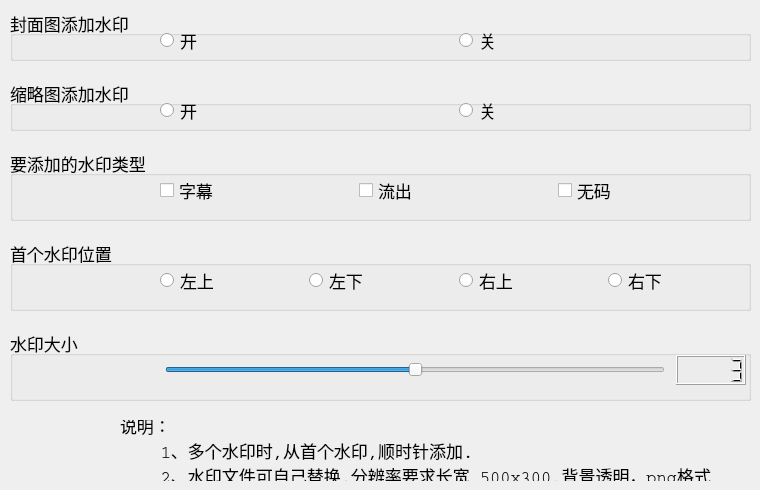
      <widget class="QWidget" name="tab4">
       <attribute name="title">
        <string>水印设置</string>
       </attribute>
       <widget class="QGroupBox" name="groupBox_14">
        <property name="geometry">
         <rect>
          <x>10</x>
          <y>150</y>
          <width>741</width>
          <height>71</height>
         </rect>
        </property>
        <property name="font">
         <font>
          <family>Courier</family>
          <pointsize>13</pointsize>
          <weight>50</weight>
          <italic>false</italic>
          <bold>false</bold>
         </font>
        </property>
        <property name="styleSheet">
         <string notr="true">font:&quot;Courier&quot;;</string>
        </property>
        <property name="title">
         <string>要添加的水印类型</string>
        </property>
        <widget class="QWidget" name="horizontalLayoutWidget_3">
         <property name="geometry">
          <rect>
           <x>150</x>
           <y>20</y>
           <width>591</width>
           <height>41</height>
          </rect>
         </property>
         <layout class="QHBoxLayout" name="horizontalLayout_5">
          <item>
           <widget class="QCheckBox" name="checkBox_sub">
            <property name="sizePolicy">
             <sizepolicy hsizetype="Minimum" vsizetype="Maximum">
              <horstretch>0</horstretch>
              <verstretch>0</verstretch>
             </sizepolicy>
            </property>
            <property name="minimumSize">
             <size>
              <width>100</width>
              <height>30</height>
             </size>
            </property>
            <property name="font">
             <font>
              <family>Courier</family>
              <pointsize>13</pointsize>
              <weight>50</weight>
              <italic>false</italic>
              <bold>false</bold>
             </font>
            </property>
            <property name="text">
             <string>字幕</string>
            </property>
           </widget>
          </item>
          <item>
           <widget class="QCheckBox" name="checkBox_leak">
            <property name="sizePolicy">
             <sizepolicy hsizetype="Minimum" vsizetype="Maximum">
              <horstretch>0</horstretch>
              <verstretch>0</verstretch>
             </sizepolicy>
            </property>
            <property name="minimumSize">
             <size>
              <width>100</width>
              <height>30</height>
             </size>
            </property>
            <property name="font">
             <font>
              <family>Courier</family>
              <pointsize>13</pointsize>
              <weight>50</weight>
              <italic>false</italic>
              <bold>false</bold>
             </font>
            </property>
            <property name="text">
             <string>流出</string>
            </property>
           </widget>
          </item>
          <item>
           <widget class="QCheckBox" name="checkBox_uncensored">
            <property name="sizePolicy">
             <sizepolicy hsizetype="Minimum" vsizetype="Maximum">
              <horstretch>0</horstretch>
              <verstretch>0</verstretch>
             </sizepolicy>
            </property>
            <property name="minimumSize">
             <size>
              <width>100</width>
              <height>30</height>
             </size>
            </property>
            <property name="font">
             <font>
              <family>Courier</family>
              <pointsize>13</pointsize>
              <weight>50</weight>
              <italic>false</italic>
              <bold>false</bold>
             </font>
            </property>
            <property name="text">
             <string>无码</string>
            </property>
           </widget>
          </item>
         </layout>
        </widget>
       </widget>
       <widget class="QGroupBox" name="groupBox_19">
        <property name="geometry">
         <rect>
          <x>10</x>
          <y>240</y>
          <width>741</width>
          <height>71</height>
         </rect>
        </property>
        <property name="font">
         <font>
          <family>Courier</family>
          <pointsize>13</pointsize>
          <weight>50</weight>
          <italic>false</italic>
          <bold>false</bold>
         </font>
        </property>
        <property name="styleSheet">
         <string notr="true">font:&quot;Courier&quot;;</string>
        </property>
        <property name="title">
         <string>首个水印位置</string>
        </property>
        <widget class="QWidget" name="horizontalLayoutWidget_2">
         <property name="geometry">
          <rect>
           <x>150</x>
           <y>20</y>
           <width>591</width>
           <height>41</height>
          </rect>
         </property>
         <layout class="QHBoxLayout" name="horizontalLayout_4">
          <item>
           <widget class="QRadioButton" name="radioButton_top_left">
            <property name="sizePolicy">
             <sizepolicy hsizetype="Minimum" vsizetype="Maximum">
              <horstretch>0</horstretch>
              <verstretch>0</verstretch>
             </sizepolicy>
            </property>
            <property name="minimumSize">
             <size>
              <width>0</width>
              <height>30</height>
             </size>
            </property>
            <property name="font">
             <font>
              <family>Courier</family>
              <pointsize>13</pointsize>
              <weight>50</weight>
              <italic>false</italic>
              <bold>false</bold>
             </font>
            </property>
            <property name="text">
             <string>左上</string>
            </property>
           </widget>
          </item>
          <item>
           <widget class="QRadioButton" name="radioButton_bottom_left">
            <property name="sizePolicy">
             <sizepolicy hsizetype="Minimum" vsizetype="Maximum">
              <horstretch>0</horstretch>
              <verstretch>0</verstretch>
             </sizepolicy>
            </property>
            <property name="minimumSize">
             <size>
              <width>0</width>
              <height>30</height>
             </size>
            </property>
            <property name="font">
             <font>
              <family>Courier</family>
              <pointsize>13</pointsize>
              <weight>50</weight>
              <italic>false</italic>
              <bold>false</bold>
             </font>
            </property>
            <property name="text">
             <string>左下</string>
            </property>
           </widget>
          </item>
          <item>
           <widget class="QRadioButton" name="radioButton_top_right">
            <property name="sizePolicy">
             <sizepolicy hsizetype="Minimum" vsizetype="Maximum">
              <horstretch>0</horstretch>
              <verstretch>0</verstretch>
             </sizepolicy>
            </property>
            <property name="minimumSize">
             <size>
              <width>0</width>
              <height>30</height>
             </size>
            </property>
            <property name="font">
             <font>
              <family>Courier</family>
              <pointsize>13</pointsize>
              <weight>50</weight>
              <italic>false</italic>
              <bold>false</bold>
             </font>
            </property>
            <property name="text">
             <string>右上</string>
            </property>
           </widget>
          </item>
          <item>
           <widget class="QRadioButton" name="radioButton_bottom_right">
            <property name="sizePolicy">
             <sizepolicy hsizetype="Minimum" vsizetype="Maximum">
              <horstretch>0</horstretch>
              <verstretch>0</verstretch>
             </sizepolicy>
            </property>
            <property name="minimumSize">
             <size>
              <width>0</width>
              <height>30</height>
             </size>
            </property>
            <property name="font">
             <font>
              <family>Courier</family>
              <pointsize>13</pointsize>
              <weight>50</weight>
              <italic>false</italic>
              <bold>false</bold>
             </font>
            </property>
            <property name="text">
             <string>右下</string>
            </property>
           </widget>
          </item>
         </layout>
        </widget>
       </widget>
       <widget class="QGroupBox" name="groupBox_21">
        <property name="geometry">
         <rect>
          <x>10</x>
          <y>330</y>
          <width>741</width>
          <height>71</height>
         </rect>
        </property>
        <property name="font">
         <font>
          <family>Courier</family>
          <pointsize>13</pointsize>
          <weight>50</weight>
          <italic>false</italic>
          <bold>false</bold>
         </font>
        </property>
        <property name="styleSheet">
         <string notr="true">font:&quot;Courier&quot;;</string>
        </property>
        <property name="title">
         <string>水印大小</string>
        </property>
        <widget class="QWidget" name="horizontalLayoutWidget_4">
         <property name="geometry">
          <rect>
           <x>150</x>
           <y>20</y>
           <width>591</width>
           <height>41</height>
          </rect>
         </property>
         <layout class="QHBoxLayout" name="horizontalLayout_6">
          <item>
           <widget class="QSlider" name="horizontalSlider_mark_size">
            <property name="sizePolicy">
             <sizepolicy hsizetype="Fixed" vsizetype="Fixed">
              <horstretch>0</horstretch>
              <verstretch>0</verstretch>
             </sizepolicy>
            </property>
            <property name="minimumSize">
             <size>
              <width>400</width>
              <height>30</height>
             </size>
            </property>
            <property name="maximumSize">
             <size>
              <width>500</width>
              <height>30</height>
             </size>
            </property>
            <property name="minimum">
             <number>1</number>
            </property>
            <property name="maximum">
             <number>5</number>
            </property>
            <property name="pageStep">
             <number>1</number>
            </property>
            <property name="value">
             <number>3</number>
            </property>
            <property name="orientation">
             <enum>Qt::Horizontal</enum>
            </property>
           </widget>
          </item>
          <item>
           <widget class="QLCDNumber" name="lcdNumber_mark_size">
            <property name="sizePolicy">
             <sizepolicy hsizetype="Fixed" vsizetype="Maximum">
              <horstretch>0</horstretch>
              <verstretch>0</verstretch>
             </sizepolicy>
            </property>
            <property name="minimumSize">
             <size>
              <width>30</width>
              <height>30</height>
             </size>
            </property>
            <property name="maximumSize">
             <size>
              <width>70</width>
              <height>30</height>
             </size>
            </property>
            <property name="intValue" stdset="0">
             <number>3</number>
            </property>
           </widget>
          </item>
         </layout>
        </widget>
       </widget>
       <widget class="QGroupBox" name="groupBox_20">
        <property name="geometry">
         <rect>
          <x>10</x>
          <y>10</y>
          <width>741</width>
          <height>51</height>
         </rect>
        </property>
        <property name="font">
         <font>
          <family>Courier</family>
          <pointsize>13</pointsize>
          <weight>50</weight>
          <italic>false</italic>
          <bold>false</bold>
         </font>
        </property>
        <property name="styleSheet">
         <string notr="true">font:&quot;Courier&quot;;</string>
        </property>
        <property name="title">
         <string>封面图添加水印</string>
        </property>
        <widget class="QWidget" name="horizontalLayoutWidget_5">
         <property name="geometry">
          <rect>
           <x>150</x>
           <y>10</y>
           <width>591</width>
           <height>41</height>
          </rect>
         </property>
         <layout class="QHBoxLayout" name="horizontalLayout_7">
          <item>
           <widget class="QRadioButton" name="radioButton_poster_mark_on">
            <property name="sizePolicy">
             <sizepolicy hsizetype="Minimum" vsizetype="Fixed">
              <horstretch>0</horstretch>
              <verstretch>0</verstretch>
             </sizepolicy>
            </property>
            <property name="minimumSize">
             <size>
              <width>150</width>
              <height>30</height>
             </size>
            </property>
            <property name="font">
             <font>
              <family>Courier</family>
              <pointsize>13</pointsize>
              <weight>50</weight>
              <italic>false</italic>
              <bold>false</bold>
             </font>
            </property>
            <property name="text">
             <string>开</string>
            </property>
           </widget>
          </item>
          <item>
           <widget class="QRadioButton" name="radioButton_poster_mark_off">
            <property name="sizePolicy">
             <sizepolicy hsizetype="Minimum" vsizetype="Fixed">
              <horstretch>0</horstretch>
              <verstretch>0</verstretch>
             </sizepolicy>
            </property>
            <property name="minimumSize">
             <size>
              <width>150</width>
              <height>30</height>
             </size>
            </property>
            <property name="font">
             <font>
              <family>Courier</family>
              <pointsize>13</pointsize>
              <weight>50</weight>
              <italic>false</italic>
              <bold>false</bold>
             </font>
            </property>
            <property name="text">
             <string>关</string>
            </property>
           </widget>
          </item>
         </layout>
        </widget>
       </widget>
       <widget class="QGroupBox" name="groupBox_22">
        <property name="geometry">
         <rect>
          <x>10</x>
          <y>80</y>
          <width>741</width>
          <height>51</height>
         </rect>
        </property>
        <property name="font">
         <font>
          <family>Courier</family>
          <pointsize>13</pointsize>
          <weight>50</weight>
          <italic>false</italic>
          <bold>false</bold>
         </font>
        </property>
        <property name="styleSheet">
         <string notr="true">font:&quot;Courier&quot;;</string>
        </property>
        <property name="title">
         <string>缩略图添加水印</string>
        </property>
        <widget class="QWidget" name="horizontalLayoutWidget_6">
         <property name="geometry">
          <rect>
           <x>150</x>
           <y>10</y>
           <width>591</width>
           <height>41</height>
          </rect>
         </property>
         <layout class="QHBoxLayout" name="horizontalLayout_8">
          <item>
           <widget class="QRadioButton" name="radioButton_thumb_mark_on">
            <property name="sizePolicy">
             <sizepolicy hsizetype="Minimum" vsizetype="Fixed">
              <horstretch>0</horstretch>
              <verstretch>0</verstretch>
             </sizepolicy>
            </property>
            <property name="minimumSize">
             <size>
              <width>150</width>
              <height>30</height>
             </size>
            </property>
            <property name="font">
             <font>
              <family>Courier</family>
              <pointsize>13</pointsize>
              <weight>50</weight>
              <italic>false</italic>
              <bold>false</bold>
             </font>
            </property>
            <property name="text">
             <string>开</string>
            </property>
           </widget>
          </item>
          <item>
           <widget class="QRadioButton" name="radioButton_thumb_mark_off">
            <property name="sizePolicy">
             <sizepolicy hsizetype="Minimum" vsizetype="Fixed">
              <horstretch>0</horstretch>
              <verstretch>0</verstretch>
             </sizepolicy>
            </property>
            <property name="minimumSize">
             <size>
              <width>150</width>
              <height>30</height>
             </size>
            </property>
            <property name="font">
             <font>
              <family>Courier</family>
              <pointsize>13</pointsize>
              <weight>50</weight>
              <italic>false</italic>
              <bold>false</bold>
             </font>
            </property>
            <property name="text">
             <string>关</string>
            </property>
           </widget>
          </item>
         </layout>
        </widget>
       </widget>
       <widget class="QLabel" name="label_9">
        <property name="geometry">
         <rect>
          <x>120</x>
          <y>420</y>
          <width>591</width>
          <height>61</height>
         </rect>
        </property>
        <property name="font">
         <font>
          <family>Courier</family>
          <pointsize>13</pointsize>
          <weight>50</weight>
          <italic>false</italic>
          <bold>false</bold>
         </font>
        </property>
        <property name="styleSheet">
         <string notr="true">font:&quot;Courier&quot;;</string>
        </property>
        <property name="text">
         <string>说明：
    1、多个水印时,从首个水印,顺时针添加.
    2、水印文件可自己替换,分辨率要求长宽 500x300,背景透明，png格式.</string>
        </property>
       </widget>
      </widget>
